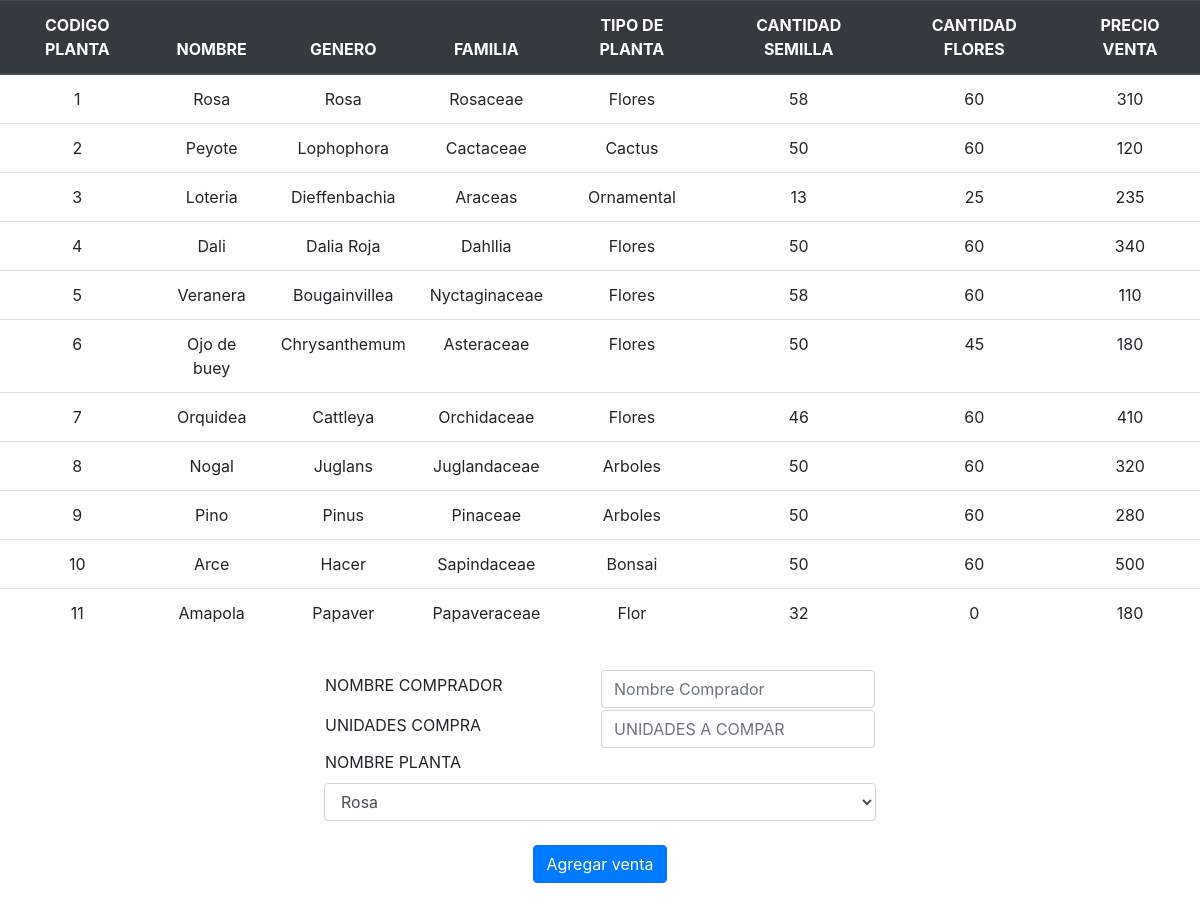
/Insertar/insertar_venta.php, run on the app's committed database.
### tables this page shows
CREATE TABLE IF NOT EXISTS `planta` (
  `codigo_planta` int(11) NOT NULL AUTO_INCREMENT,
  `nombre` varchar(25) NOT NULL,
  `genero` varchar(25) NOT NULL,
  `familia` varchar(25) NOT NULL,
  `tipo_planta` varchar(25) NOT NULL,
  `cantidad_semilla` int(11) NOT NULL DEFAULT '0',
  `cantidad_flor` int(11) NOT NULL DEFAULT '0',
  `precio_venta` int(11) NOT NULL DEFAULT '0',
  `eliminar` int(11) NOT NULL DEFAULT '0',
  PRIMARY KEY (`codigo_planta`)
);

### Insertar/insertar_venta.php (the view, shortened to what this page needs)
<!DOCTYPE html>
<html>
<head>
                <link rel="stylesheet" href="../css/bootstrap.min.css">
</head>
<body>
    <?php
	if (isset($_POST['agregar']))
	{
            $codPlanta=$_POST["codPlanta"];
            $compra=$_POST["compra"];
            $nombre=$_POST["nombre"];
            require('../conexion.php');
            $sql="SELECT `nombre` FROM `planta` WHERE (`cantidad_flor` >= $compra) AND `codigo_planta`=$codPlanta";
            $result = mysqli_query($link, $sql);
            $row = mysqli_fetch_array($result, MYSQLI_NUM);
            if(!is_null($row)){
                $sql="INSERT INTO ventas (nombre,codigo_planta,unidades)"
                    . "VALUES ('$nombre',$codPlanta,$compra)";
                if ($link->query($sql) === TRUE) {
                } else {
                    echo "Error: " . $sql . "<br>" . $link->error;
                }
                $sql="UPDATE `planta` SET `cantidad_flor`=(`cantidad_flor`-$compra) WHERE `codigo_planta`=$codPlanta";
                if ($link->query($sql) === TRUE) {
                    echo "<center><p>Nuevo registro creado satisfactoriamente</p></center>";
                    ?>
                    <center><td><input type="button" name="insertar" value="Lista ventas" class="btn btn-primary" onclick="window.location.href='../Lista/lista_ventas.php'"></td></center>
                    <?php
                } else {
                    echo "Error: " . $sql . "<br>" . $link->error;
                }
            }else{
               echo "<center>La cantidad es mayor a la disponible, por favor intente con una menor cantidad</center>";
               ?>
                <center><td><input type="button" name="insertar" value="Lista ventas" class="btn btn-primary" onclick="window.location.href='../Lista/lista_ventas.php'"></td></center>
               <?php
            }
        }else{
            ?>
            <center><label>
                    <table align="center" class="table">
                        <thead class="thead-dark">
                            <tr>
                                <th class="thead-dark" scope="col"><center>CODIGO PLANTA</center></th>
                                <th class="thead-dark" scope="col"><center>NOMBRE</center></th>
                                <th class="thead-dark" scope="col"><center>GENERO</center></th>
                                <th class="thead-dark" scope="col"><center>FAMILIA</center></th>
                                <th class="thead-dark" scope="col"><center>TIPO DE PLANTA</center></th>
                                <th class="thead-dark" scope="col"><center>CANTIDAD SEMILLA</center></th>
                                <th class="thead-dark" scope="col"><center>CANTIDAD FLORES</center></th>
                                <th class="thead-dark" scope="col"><center>PRECIO VENTA</center></th>
                            </tr>
                            </thead>
            <?php
                    require('../conexion.php');
                    $query="SELECT * FROM planta WHERE eliminar = 0 ORDER BY codigo_planta";
                    $resultado=mysqli_query($link,$query);
                    while ($extraido= mysqli_fetch_array($resultado)) {
                        echo "<tr align='center'><td>".$extraido['codigo_planta']."</td>";
                        echo "<td>".$extraido['nombre']."</td>";
                        echo "<td>".$extraido['genero']."</td>";
                        echo "<td>".$extraido['familia']."</td>";
                        echo "<td>".$extraido['tipo_planta']."</td>";
                        echo "<td>".$extraido['cantidad_semilla']."</td>";
                        echo "<td>".$extraido['cantidad_flor']."</td>";
                        echo "<td>".$extraido['precio_venta']."</td></tr>";
                    }
            ?>
                    </table>
                <div class="container text-center">
                <label>
                <form method="post" action="insertar_venta.php">
                    <center>
                        <table>
                            <tr>
                                <div  class="form-group">
                                    <td width="50%"><label>NOMBRE COMPRADOR</label></td>
                                    <td width="50%"><input type="name" name="nombre" class="form-control" placeholder="Nombre Comprador"></td>
                                </div>
                            </tr>
                            <tr>
                                <div  class="form-group">
                                    <td width="50%"><label>UNIDADES COMPRA</label></td>
                                    <td width="50%"><input min="0" type="number" name="compra" class="form-control" placeholder="UNIDADES A COMPAR"></td>
                                </div>
                            </tr>
                            <tr>
                                <div  class="form-group">
                                    <td width="50%"><label>NOMBRE PLANTA</label></td>
                                </div>
                            </tr>
                        </table>
                        <td><select class="form-control" name="codPlanta">
                            <?php
                                require('../conexion.php');
                                $query= "SELECT *"
                                        ." FROM `planta` WHERE `eliminar` = 0 "
                                        ." ORDER BY `codigo_planta`";
                                $resultado= mysqli_query($link,$query);
                                while($extraido= mysqli_fetch_array($resultado))
                                {
                                    echo "<option value='$extraido[codigo_planta]'>$extraido[nombre]</option>";
                                }
                            ?>
                        </select></td></tr>
                    <br>
                     <p><input class="btn btn-primary" type="submit" name="agregar" value="Agregar venta" /></p>
                </form>
        <?php
        }
	?>
</body>
</html>

### data on the page
planta: codigo_planta "1", nombre "Rosa", genero "Rosa", familia "Rosaceae", tipo_planta "Flores", cantidad_semilla "58", cantidad_flor "60", precio_venta "310"
planta: codigo_planta "2", nombre "Peyote", genero "Lophophora", familia "Cactaceae", tipo_planta "Cactus", cantidad_semilla "50", cantidad_flor "60", precio_venta "120"
planta: codigo_planta "3", nombre "Loteria", genero "Dieffenbachia", familia "Araceas", tipo_planta "Ornamental", cantidad_semilla "13", cantidad_flor "25", precio_venta "235"
planta: codigo_planta "4", nombre "Dali", genero "Dalia Roja", familia "Dahllia", tipo_planta "Flores", cantidad_semilla "50", cantidad_flor "60", precio_venta "340"
planta: codigo_planta "5", nombre "Veranera", genero "Bougainvillea", familia "Nyctaginaceae", tipo_planta "Flores", cantidad_semilla "58", cantidad_flor "60", precio_venta "110"
planta: codigo_planta "6", nombre "Ojo de buey", genero "Chrysanthemum", familia "Asteraceae", tipo_planta "Flores", cantidad_semilla "50", cantidad_flor "45", precio_venta "180"
planta: codigo_planta "7", nombre "Orquidea", genero "Cattleya", familia "Orchidaceae", tipo_planta "Flores", cantidad_semilla "46", cantidad_flor "60", precio_venta "410"
planta: codigo_planta "8", nombre "Nogal", genero "Juglans", familia "Juglandaceae", tipo_planta "Arboles", cantidad_semilla "50", cantidad_flor "60", precio_venta "320"
planta: codigo_planta "9", nombre "Pino", genero "Pinus", familia "Pinaceae", tipo_planta "Arboles", cantidad_semilla "50", cantidad_flor "60", precio_venta "280"
planta: codigo_planta "10", nombre "Arce", genero "Hacer", familia "Sapindaceae", tipo_planta "Bonsai", cantidad_semilla "50", cantidad_flor "60", precio_venta "500"
planta: codigo_planta "11", nombre "Amapola", genero "Papaver", familia "Papaveraceae", tipo_planta "Flor", cantidad_semilla "32", cantidad_flor "0", precio_venta "180"

### other printed values
form field codPlanta "Rosa"
